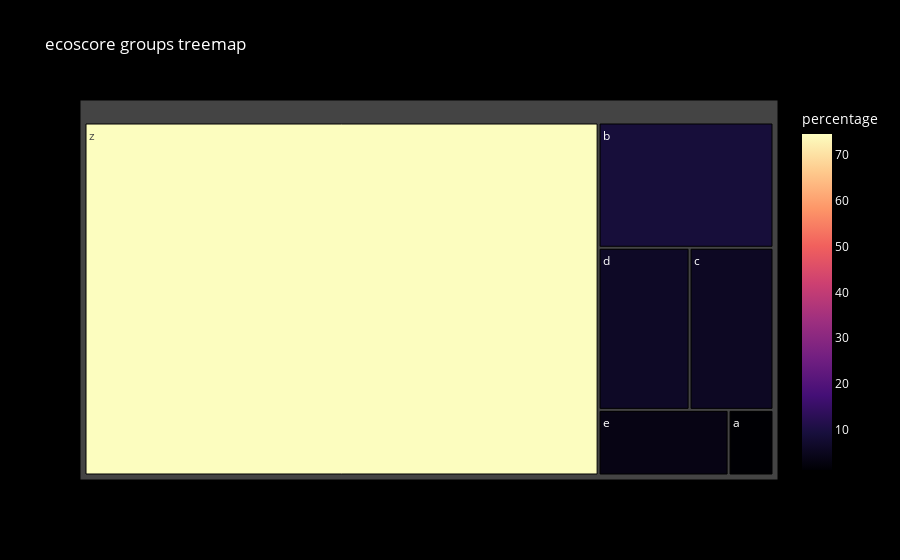

Notebook code for this chart:
### Code cell
df = pd.DataFrame(data_graph_ecoscore_groups)
fig = px.treemap(df, path=['ecoscore_group'], values='percentage',
                 color='percentage', color_continuous_scale='Magma',
                 title='ecoscore groups treemap')
fig.update_layout(
    paper_bgcolor='black',  
    plot_bgcolor='black',   
    font_color='white'      
)
fig.show()

### Figure 1 — Plotly figure (JSON) as saved in the notebook; plotly's stock layout.template omitted (floating-point values rounded to 4 significant figures)
{"data": [{"branchvalues": "total", "customdata": [[1.212], [9.008], [5.593], [6.062], [3.508], [74.62]], "domain": {"x": [0, 1], "y": [0, 1]}, "hovertemplate": "labels=%{label}<br>percentage_sum=%{value}<br>parent=%{parent}<br>id=%{id}<br>percentage=%{color}<extra></extra>", "ids": ["a", "b", "c", "d", "e", "z"], "labels": ["a", "b", "c", "d", "e", "z"], "marker": {"coloraxis": "coloraxis", "colors": [1.212, 9.008, 5.593, 6.062, 3.508, 74.62]}, "name": "", "parents": ["", "", "", "", "", ""], "type": "treemap", "values": [1.212, 9.008, 5.593, 6.062, 3.508, 74.62]}], "layout": {"coloraxis": {"colorbar": {"title": {"text": "percentage"}}, "colorscale": [[0, "#000004"], [0.1111, "#180f3d"], [0.2222, "#440f76"], [0.3333, "#721f81"], [0.4444, "#9e2f7f"], [0.5556, "#cd4071"], [0.6667, "#f1605d"], [0.7778, "#fd9668"], [0.8889, "#feca8d"], [1, "#fcfdbf"]]}, "font": {"color": "white"}, "legend": {"tracegroupgap": 0}, "paper_bgcolor": "black", "plot_bgcolor": "black", "title": {"text": "ecoscore groups treemap"}}}
